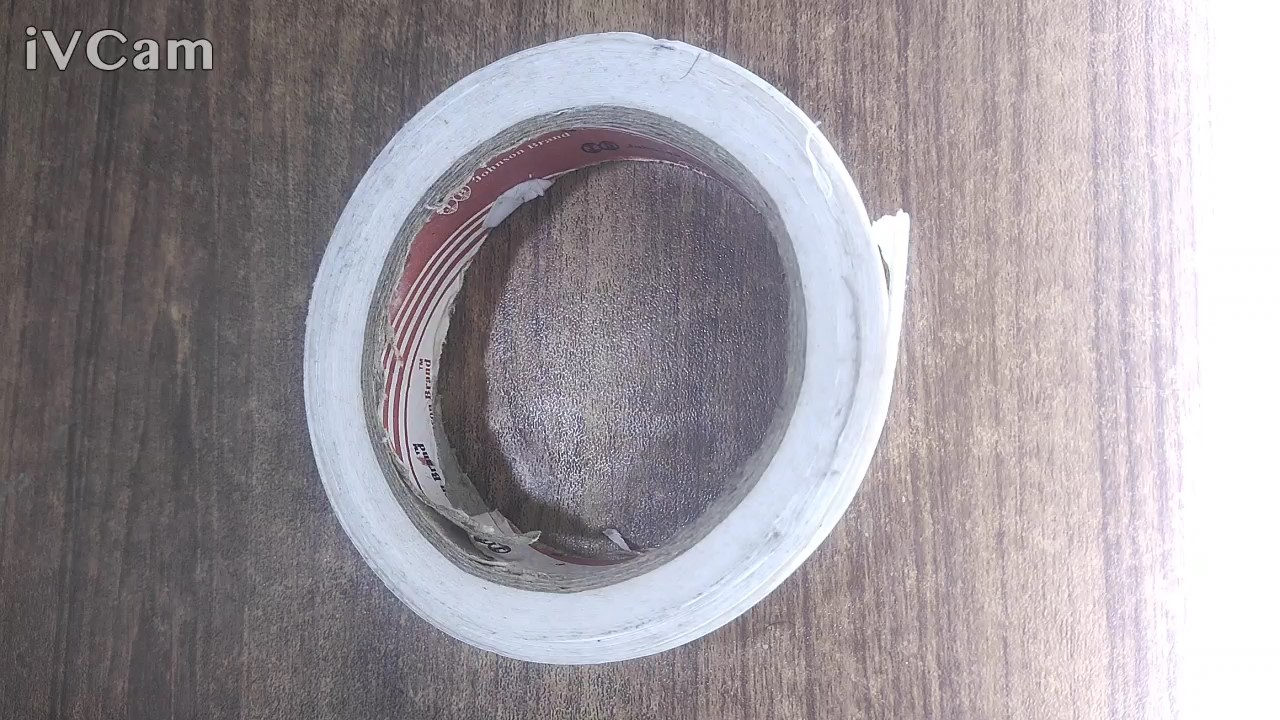
#> input picture random_test_images/1.jpg, 1280 x 720 px, found by its file name
$ python Check.py
#> lines starting #> are read from the running program, lines starting #| are printed output that depends on the picture
import cv2

im_path = "1.jpg"
file_pth = "1.txt"
def make_bounding_box(file_path,image_path):
#> called with file_path = '1.txt', image_path = '1.jpg'
  file = open(file_path, 'r')
#> (reads Data/labels/train/1.txt from the repository)
  lines = file.readlines()
  image = cv2.imread(image_path)
#> image is the input picture: shape (720, 1280, 3); mean B, G, R 156.4, 150.9, 156.6
  ih,iw,_ = image.shape
#> ih = 720; iw = 1280
  for i in lines:
    label,x,y,w,h = map(float, i.split(' '))
    l = int((x - w / 2) * iw)
    r = int((x + w / 2) * iw)
    t = int((y - h / 2) * ih)
    b = int((y + h / 2) * ih)
    cv2.rectangle(image, (l, t), (r, b), (0, 0, 255), 1)
    cv2.imshow("Image",image)
    cv2.waitKey(0)
#> this loop made 1 pass
#> pass 1, in make_bounding_box, `cv2.imshow("Image",image)`:
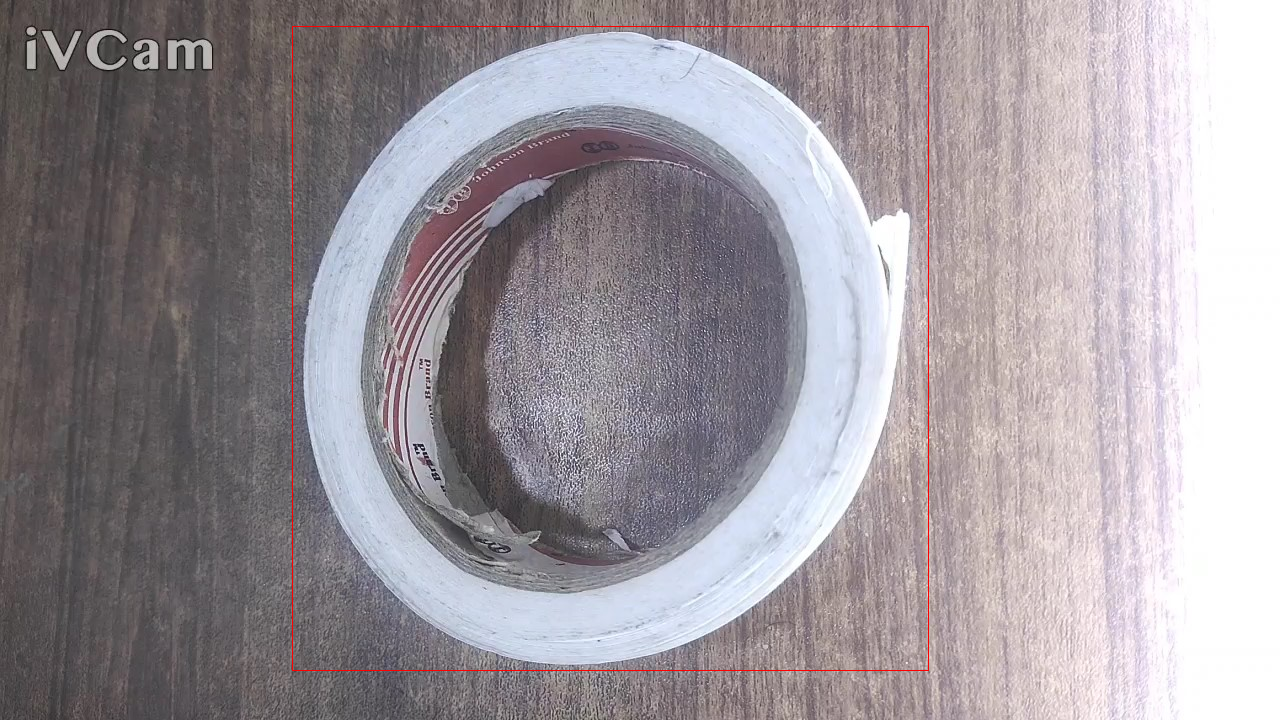
#> window 'Image': shape (720, 1280, 3); mean B, G, R 156.1, 150.6, 157

make_bounding_box(file_pth,im_path)

print("hi")
